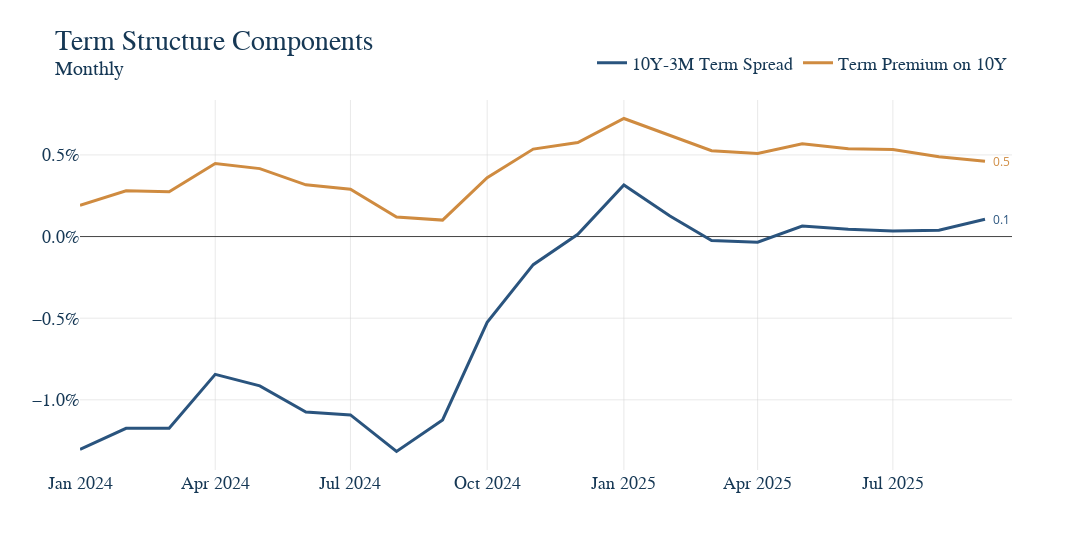

This figure's notebook cell:
### Markdown cell above
5. Now that all our data is ready, make the graph and have it save itself as a .html file to graph_output whenver the notebooks is rerun. The name of the file should exactly match the notebook name. For instance, this file "example.ipynb" produces the graph "example.html." Nice work, you made a graph!

### Code cell
# First make the figure
fig = go.Figure()


# Loop the columns of the dataframe and plot each as a separate trace
for col in joined_df.columns:
    fig.add_trace(
        go.Scatter(
            x=joined_df.index,
            y=joined_df[col],
            mode='lines',
            name=col
        )
    )

# Update the titles, using the html tag <sup> for a subtitle 
fig.update_layout(
    title = dict(
        text = 'Term Structure Components<br><sup>Monthly</sup>',  # Add comma here
        font=dict(size=28)),
    xaxis_title=None,
    yaxis_title=None,
    legend=dict(
        font=dict(size=18)  # Change legend font size
    )
)

# This is graph specific, but here we want the y-axis to be billions of dollars
fig.update_yaxes(
    tickformat=",.1f",
    ticksuffix="%",
)

# Again, graph specific, we have a mutliyear series and want tick marks to be years
fig.update_xaxes(
    type='date',
    tickformat='%b %Y',
)

ut.add_end_labels(fig)

fig.update_layout(
    height=550,
    width=1150,
)

# Show our figure (Dimensions may be off on different screen sizes)
fig.show()

# This should be the same for EVERY GRAPH!
# Save it to the graph_output folder with the name matching the file, as HTML
fig.write_html(GRAPH_OUTPUT_PATH / f"{GRAPH_NAME}.html")

### Figure 1 — Plotly figure (JSON) as saved in the notebook; plotly's stock layout.template omitted (floating-point values rounded to 4 significant figures)
{"data": [{"mode": "lines", "name": "10Y-3M Term Spread", "type": "scatter", "x": ["2024-01-01T00:00:00", "2024-02-01T00:00:00", "2024-03-01T00:00:00", "2024-04-01T00:00:00", "2024-05-01T00:00:00", "2024-06-01T00:00:00", "2024-07-01T00:00:00", "2024-08-01T00:00:00", "2024-09-01T00:00:00", "2024-10-01T00:00:00", "2024-11-01T00:00:00", "2024-12-01T00:00:00", "2025-01-01T00:00:00", "2025-02-01T00:00:00", "2025-03-01T00:00:00", "2025-04-01T00:00:00", "2025-05-01T00:00:00", "2025-06-01T00:00:00", "2025-07-01T00:00:00", "2025-08-01T00:00:00", "2025-09-01T00:00:00"], "y": [-1.303, -1.174, -1.174, -0.8441, -0.9145, -1.074, -1.092, -1.316, -1.123, -0.5254, -0.172, 0.01346, 0.3156, 0.1253, -0.02403, -0.03439, 0.06418, 0.0449, 0.03418, 0.03882, 0.1058]}, {"mode": "lines", "name": "Term Premium on 10Y", "type": "scatter", "x": ["2024-01-01T00:00:00", "2024-02-01T00:00:00", "2024-03-01T00:00:00", "2024-04-01T00:00:00", "2024-05-01T00:00:00", "2024-06-01T00:00:00", "2024-07-01T00:00:00", "2024-08-01T00:00:00", "2024-09-01T00:00:00", "2024-10-01T00:00:00", "2024-11-01T00:00:00", "2024-12-01T00:00:00", "2025-01-01T00:00:00", "2025-02-01T00:00:00", "2025-03-01T00:00:00", "2025-04-01T00:00:00", "2025-05-01T00:00:00", "2025-06-01T00:00:00", "2025-07-01T00:00:00", "2025-08-01T00:00:00", "2025-09-01T00:00:00"], "y": [0.191, 0.2799, 0.2741, 0.4475, 0.416, 0.3168, 0.2892, 0.1199, 0.1007, 0.3608, 0.5358, 0.5759, 0.723, 0.6216, 0.5254, 0.5088, 0.5683, 0.538, 0.5328, 0.489, 0.4615]}, {"hoverinfo": "skip", "marker": {"color": "#2A547E", "size": 8, "symbol": "circle"}, "mode": "markers", "showlegend": false, "type": "scatter", "x": [1756684800000000000], "y": [0.1058], "zorder": 3}, {"hoverinfo": "skip", "marker": {"color": "#CF8B40", "size": 8, "symbol": "circle"}, "mode": "markers", "showlegend": false, "type": "scatter", "x": [1756684800000000000], "y": [0.4615], "zorder": 3}], "layout": {"annotations": [{"font": {"color": "#2A547E"}, "showarrow": false, "text": "0.1", "x": "2025-09-01T00:00:00", "xanchor": "left", "xshift": 6, "y": 0.1058, "yanchor": "middle"}, {"font": {"color": "#CF8B40"}, "showarrow": false, "text": "0.5", "x": "2025-09-01T00:00:00", "xanchor": "left", "xshift": 6, "y": 0.4615, "yanchor": "middle"}], "height": 550, "legend": {"font": {"size": 18}}, "title": {"font": {"size": 28}, "text": "Term Structure Components<br><sup>Monthly</sup>"}, "width": 1150, "xaxis": {"tickformat": "%b %Y", "title": {}, "type": "date"}, "yaxis": {"tickformat": ",.1f", "ticksuffix": "%", "title": {}}}}
